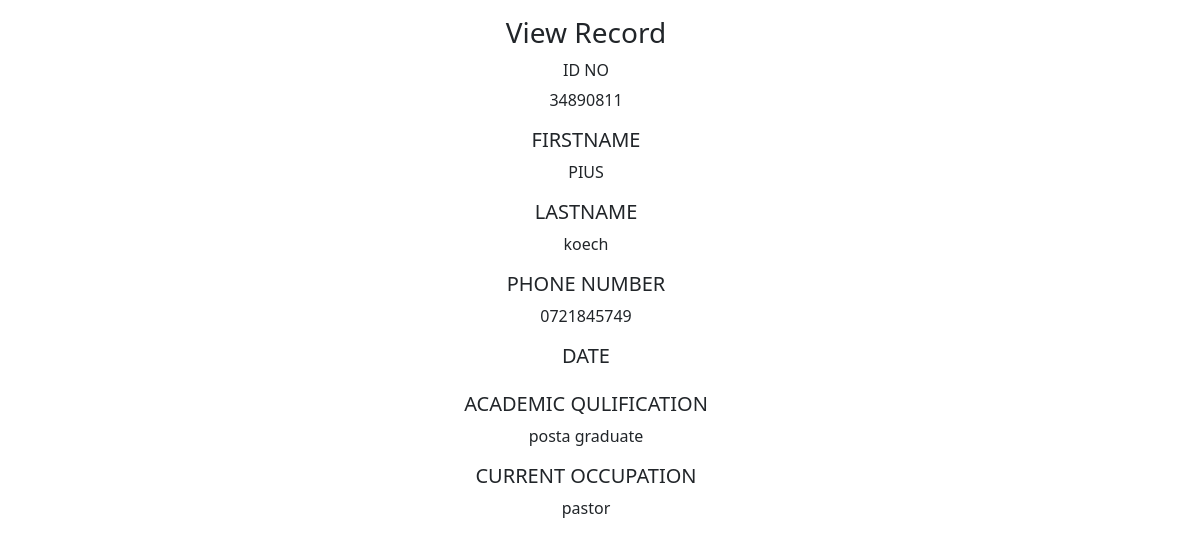
Screenshot of /_view.php?id=12 with the database file from the repository.
### tables this page shows
CREATE TABLE `bomk` (
  `id` int(11) NOT NULL,
  `idno` int(240) NOT NULL,
  `firstname` varchar(240) NOT NULL,
  `lastname` varchar(240) NOT NULL,
  `pnumber` varchar(40) NOT NULL,
  `email` varchar(40) NOT NULL,
  `academic` varchar(40) NOT NULL,
  `current` varchar(40) NOT NULL
);

### _view.php (the view, shortened to what this page needs)
<?php
if (isset($_GET["id"]) and !empty(trim($_GET["id"]))) {
    require_once "config.php";
    $id = $_GET["id"];
    $sql = "SELECT * FROM `bomk` WHERE id='$id'";
    $result = mysqli_query($link, $sql);
    if ($result) {
        if (mysqli_num_rows($result) == 1) {
            $row = mysqli_fetch_array($result);
            $idno = $row["idno"];
            $firstname = $row["firstname"];
            $lastname = $row["lastname"];
            $phonenumber = $row["pnumber"];
            $academic = $row["academic"];
            $current = $row["current"];
        } else {
            echo "<div class='alert alert-heading ' role='alert'>No data record in the database</div>";
        }
    } else {
        echo "Error quering $sql" . mysqli_error($link);
    }
} else {
    echo "ID parameter not fetched";
}
?>
<!DOCTYPE html>
<html lang="en">
<head>
    <link href="bootstrap/css/bootstrap.min.css" rel="stylesheet">
    <link rel="stylesheet" href="https://cdnjs.cloudflare.com/ajax/libs/font-awesome/4.7.0/css/font-awesome.min.css">
</head>
</head>
<body>
<div class="container m-3">
    <div class="row">
        <div class="text-center">
            <h3>View Record</h3>
            <div>
                <label class="h6">ID NO</label>
                <p> <? echo  $idno; ?></p>
            </div>
            <div>
                <label class="h5">FIRSTNAME</label>
                <p> <? echo  $firstname; ?></p>
            </div>
            <div>
                <label class="h5">LASTNAME</label>
                <p> <? echo  $lastname; ?></p>
            </div>
            <div>
                <label class="h5">PHONE NUMBER</label>
                <p> <? echo $phonenumber; ?></p>
            </div>
            <div>
                <label class="h5">DATE</label>
            </div>
            <div>
                <label class="h5">ACADEMIC QULIFICATION</label>
                <p> <? echo  $academic; ?></p>
            </div>
            <div>
                <label class="h5">CURRENT OCCUPATION</label>
                <p> <? echo $current; ?></p>
            </div>
</div>
</body>
</html>

### rows the page displays
bomk: idno "34890811", firstname "PIUS", lastname "koech", pnumber "0721845749", academic "posta graduate", current "pastor"
